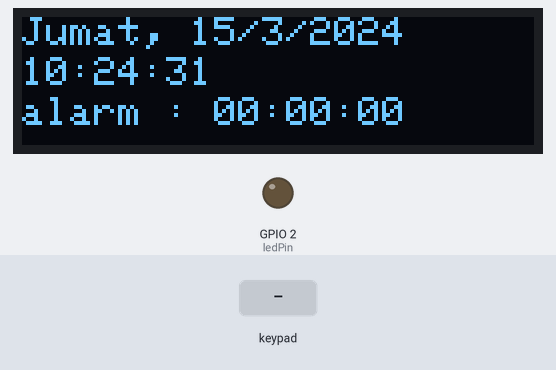
This sketch was run on a simulated ESP32. On the bench: 128×32 one-colour display, output pins drawn as LEDs (lit = HIGH). Wiring (inferred from the names in the program): 4×4 keypad with keys 1 2 3 A 4 5 6 B 7 8 9 C * 0 # D (labels assumed): rows GPIO 13, GPIO 12, GPIO 14, GPIO 27; columns GPIO 33, GPIO 32, GPIO 26, GPIO 25. The test bench sets the inputs (shaded band). WiFi joins after 1.5 s; servers stay silent unless stated; the local clock reads 2024-03-15 10:24:30 at power-on unless the sketch sets it; what the sketch prints to the serial monitor is not drawn.

Above: at 1.6 s.
At 2.7 s:
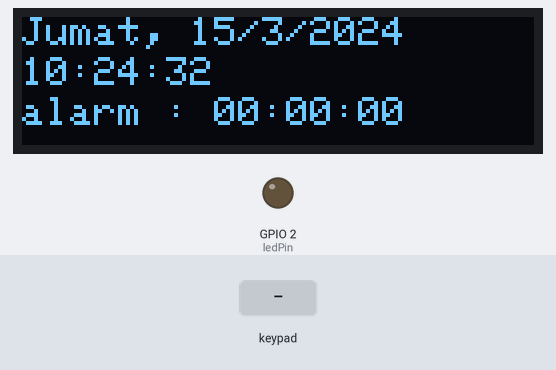
2.8 s: key '2' pressed
At 4.4 s:
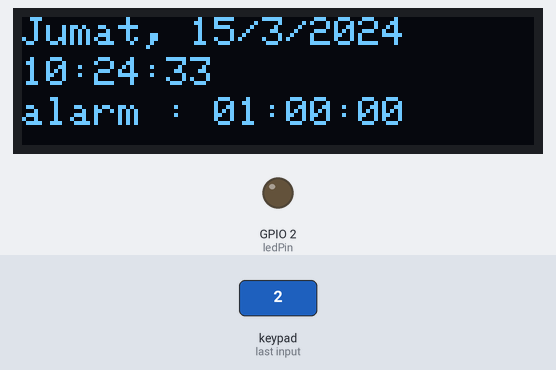
5.8 s: keypad keys 2 6 2 5 3 3 3 2 pressed 0.4 s apart
At 8.4 s:
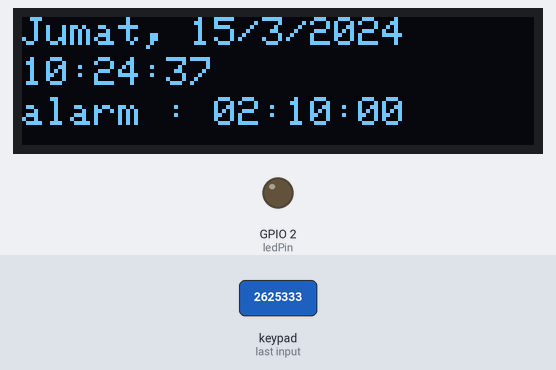
10.5 s: key '8' pressed
13.5 s: keypad keys 1 3 1 2 1 4 2 7 pressed 0.4 s apart
At 17.5 s:
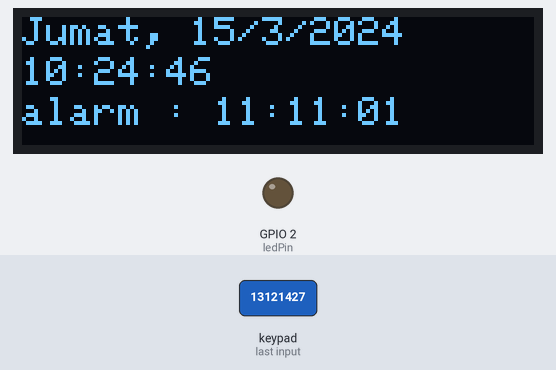
19.2 s: key '*' pressed
Timing chart, 0 to 22.2 s (numbered marks = the images above; inputs shaded):
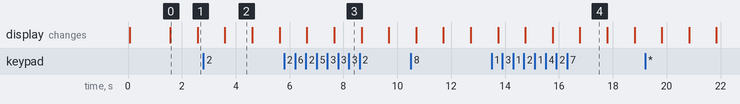

The sketch:

wifiandOLED.ino
```cpp
#include <WiFi.h>
#include <WiFiUdp.h>
#include <Wire.h>
#include <Adafruit_GFX.h>
#include <Adafruit_SSD1306.h>

Adafruit_SSD1306 display(128, 32, &Wire, -1);

char daysOfTheWeek[7][12] = {"Minggu", "Senin", "Selasa", "Rabu", "Kamis", "Jumat", "Sabtu"};

const char *ssid = "Dhimz_Net";
const char *password = "halahsaksakee";
const char *ntpServer = "id.pool.ntp.org";
const long gmtOffset_sec = 7 * 3600; // GMT +7 (WIB)
const int daylightOffset_sec = 0;
WiFiUDP udp;

// Define the keypad
#define DELAY 125
#define WAITBLINK 2000
const int ROWS = 4;
const int COLS = 4;
int hourss = 0, minutess = 0, secondss = 0;
bool blink = true;
bool keepBlinking = false;

String keys[ROWS][COLS] = {
    {"1", "2", "3", "hour"},
    {"4", "5", "6", "minute"},
    {"7", "8", "9", "second"},
    {"*", "0", "#", "ENTER"}};

int numberNow = 0;

unsigned long onclickTime = 0;
unsigned long blinkTime = 0;
String currentKey = "";

int rowPins[ROWS] = {13, 12, 14, 27};
int colPins[COLS] = {26, 25, 33, 32};

// led pin
int ledPin = 2;

void setup()
{
  Serial.begin(115200);

  // Inisialisasi OLED

  display.begin(SSD1306_SWITCHCAPVCC, 0x3C);
  display.clearDisplay();
  display.display();
  display.clearDisplay();

  display.setTextColor(WHITE);
  display.setTextSize(1);
  display.setCursor(0, 0);
  display.println("Menghubungkan ke WiFi...");
  display.display();

  // Hubungkan ke WiFi
  WiFi.begin(ssid, password);
  while (WiFi.status() != WL_CONNECTED)
  {
    delay(500);
    Serial.print(".");
  }
  Serial.println("");
  Serial.println("Terhubung ke WiFi");

  // Sinkronkan waktu menggunakan NTP
  udp.begin(2390);
  setenv("TZ", "WIB-7", 1);
  configTime(gmtOffset_sec, daylightOffset_sec, ntpServer);
  Serial.println("Sedang sinkronisasi waktu...");
  while (time(nullptr) < 1630654800)
  {
    delay(1000);
    Serial.print(".");
  }
  Serial.println("");
  Serial.println("Waktu berhasil disinkronisasi");
  pinMode(ledPin, OUTPUT);
}

void loop()
{
  for (int col = 0; col < COLS; col++)
  {
    pinMode(colPins[col], OUTPUT);
    digitalWrite(colPins[col], LOW);

    for (int row = 0; row < ROWS; row++)
    {
      pinMode(rowPins[row], INPUT_PULLUP);
      if ((millis() - onclickTime) > DELAY)
      {
        if (digitalRead(rowPins[row]) == LOW)
        {
          currentKey = keys[row][col];
          Serial.print(currentKey);
          onclickTime = millis();
          if (col == 3)
          {
            numberNow = row;
            if (row == 3)
            {
              keepBlinking = false;
            }
          }
          if (currentKey == "hour")
          {
            hourss += 1;
            if (hourss > 23)
              hourss = 0; // Jika melebihi 23, kembali ke 0
          }
          else if (currentKey == "minute")
          {
            minutess += 1;
            if (minutess > 59)
              minutess = 0; // Jika melebihi 59, kembali ke 0
          }
          else if (currentKey == "second")
          {
            secondss += 1;
            if (secondss > 59)
              secondss = 0; // Jika melebihi 59, kembali ke 0
          }
          if (currentKey == "1")
          {
            hourss += 10;
            if (hourss > 23)
              hourss = 0; // Jika melebihi 23, kembali ke 0
          }
          else if (currentKey == "4")
          {
            minutess += 10;
            if (minutess > 59)
              minutess = 0; // Jika melebihi 59, kembali ke 0
          }
          else if (currentKey == "7")
          {
            secondss += 10;
            if (secondss > 59)
              secondss = 0; // Jika melebihi 59, kembali ke 0
          }
          if (currentKey == "2")
          {
            hourss += 5;
            if (hourss > 23)
              hourss = 0; // Jika melebihi 23, kembali ke 0
          }
          else if (currentKey == "5")
          {
            minutess += 5;
            if (minutess > 59)
              minutess = 0; // Jika melebihi 59, kembali ke 0
          }
          else if (currentKey == "8")
          {
            secondss += 5;
            if (secondss > 59)
              secondss = 0; // Jika melebihi 59, kembali ke 0
          }
        }
      }
    }

    for (int row = 0; row < ROWS; row++)
    {
      pinMode(rowPins[row], INPUT_PULLUP);
      digitalWrite(rowPins[row], HIGH);
    }

    // Reset the current column to INPUT
    pinMode(colPins[col], INPUT_PULLUP);
  }

  // Dapatkan waktu sekarang
  time_t now = time(nullptr);
  tm timeInfo;
  localtime_r(&now, &timeInfo);
  if (keepBlinking == true)
  {
    display.clearDisplay();
    display.setCursor(0, 0);
    display.print("ALARM HIT");
    display.display();
    delay(500);
    digitalWrite(ledPin, HIGH);

    // Wait for 1 second
    delay(500);

    // Turn the LED off
    digitalWrite(ledPin, LOW);
  }
  else
  {

    // Tampilkan waktu di OLED
    display.clearDisplay();
    display.setCursor(0, 0);
    display.print(daysOfTheWeek[timeInfo.tm_wday]);
    display.print(", ");
    display.print(timeInfo.tm_mday);
    display.print("/");
    display.print(timeInfo.tm_mon + 1);
    display.print("/");
    display.print(timeInfo.tm_year + 1900);
    display.setCursor(0, 10);
    display.print(timeInfo.tm_hour);
    display.print(":");
    if (timeInfo.tm_min < 10)
    {
      display.print("0");
    }
    display.print(timeInfo.tm_min);
    display.print(":");
    if (timeInfo.tm_sec < 10)
    {
      display.print("0");
    }
    display.print(timeInfo.tm_sec);
    display.setCursor(0, 20);
    display.print("alarm : ");

    if (hourss < 10)
    {
      display.print("0");
    }
    display.print(hourss);
    display.print(":");

    if (minutess < 10)
    {
      display.print("0");
    }
    display.print(minutess);
    display.print(":");

    if (secondss < 10)
    {
      display.print("0");
    }
    display.print(secondss);
    display.display();
    delay(1000);
  }

  if (timeInfo.tm_hour == hourss && timeInfo.tm_min == minutess && timeInfo.tm_sec == secondss)
  {
    keepBlinking = true;
  }
}
```

Measured:
- what the display in image 0 shows lasts 1.0 s, from 1.6 s to 2.6 s
